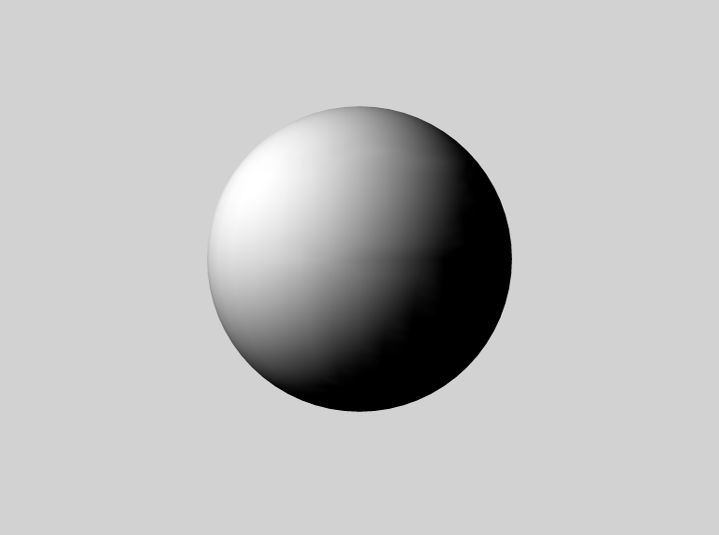
%> input picture synth/sphere1R.png, 719 x 535 px
$ octave test.m   (GNU Octave 9; MATLAB toolbox functions it lacks are replaced by stand-ins)
%> lines starting %> are read from the running program, lines starting %| are printed output that depends on the picture
close all;

% ----------------------
% Weird things to remember to look at later:
%
% You have the loop currently constructing the lookup table from pixels
% close starting at y = 480 down to y = 1
%
% If p, q is 0, should also probably set the z to 0 when we lookup for
% surface normals.
%
% Playing with LUT now very much affects the output.. right now it is
% low. - too many entries could give more accurate but a loss of results!
% Note - 500 Gives representation of the hexagon! (any higher we lose it.)
%
% In display, you've normalized your gradients to have unit length
% (as unit normals)
% ----------------------

ref1 = rgb2gray(im2double(imread('./synth/sphere1R.png')));
%> ref1: size 535x719 double; min 0, max 1, mean 0.745
ref2 = rgb2gray(im2double(imread('./synth/sphere2R.png')));
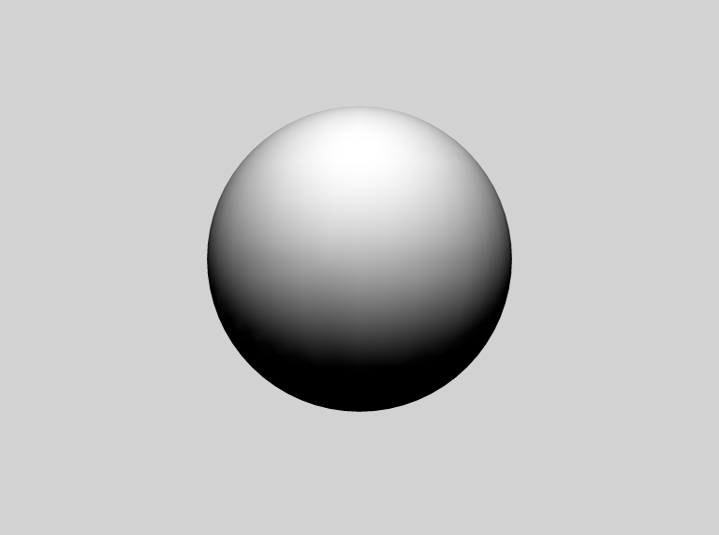
%> input picture synth/sphere2R.png, 719 x 535 px
%> ref2: size 535x719 double; min 0, max 1, mean 0.763
ref3 = rgb2gray(im2double(imread('./synth/sphere3R.png')));
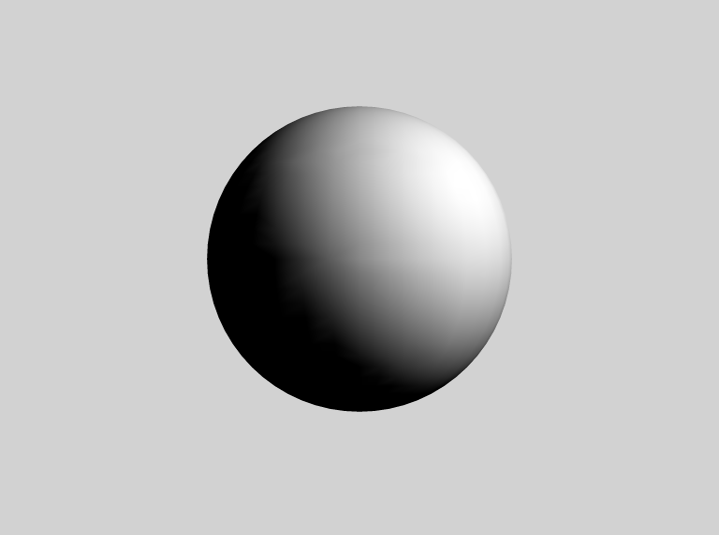
%> input picture synth/sphere3R.png, 719 x 535 px
%> ref3: size 535x719 double; min 0, max 1, mean 0.745; mean of the top-left, top-right, bottom-left and bottom-right quarters 0.714, 0.828, 0.687, 0.751

ref1 = rgb2gray(im2double(imread('./real/sphere-lamp1.tif')));
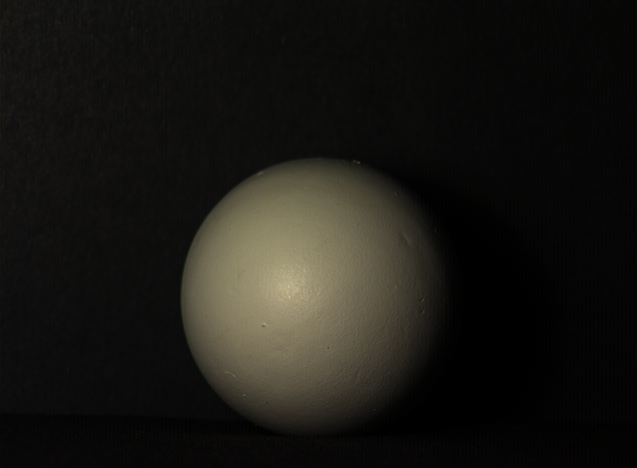
%> input picture real/sphere-lamp1.tif, 637 x 468 px
%> ref1: size 468x637 double; min 0, max 0.746, mean 0.0946
ref2 = rgb2gray(im2double(imread('./real/sphere-lamp3.tif')));
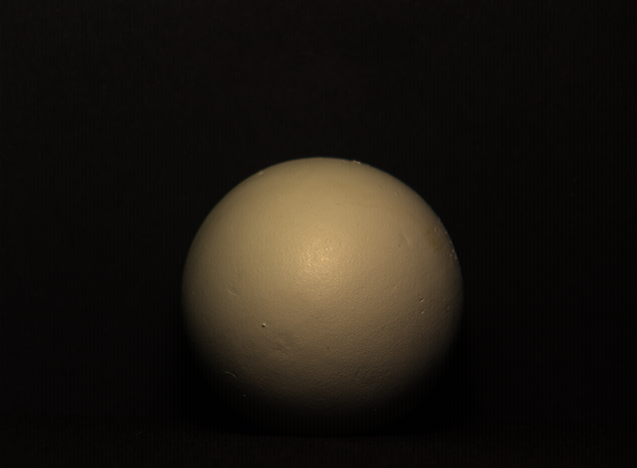
%> input picture real/sphere-lamp3.tif, 637 x 468 px
%> ref2: size 468x637 double; min 0, max 0.758, mean 0.0915
ref3 = rgb2gray(im2double(imread('./real/sphere-lamp2.tif')));
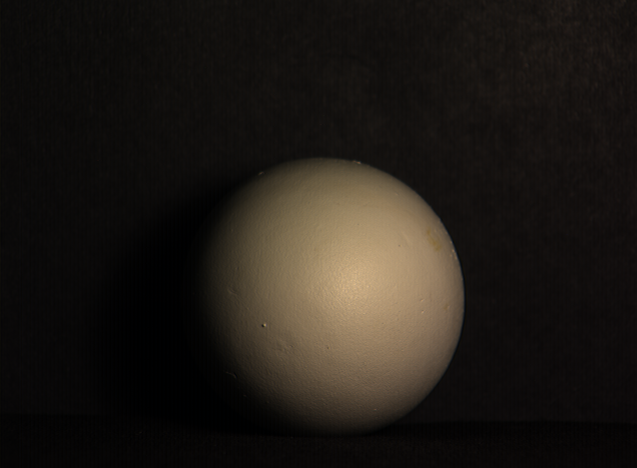
%> input picture real/sphere-lamp2.tif, 637 x 468 px
%> ref3: size 468x637 double; min 0, max 0.746, mean 0.109

% unknown1 = rgb2gray(im2double(imread('./synth/sphere1.tif')));
% unknown2 = rgb2gray(im2double(imread('./synth/sphere2.tif')));
% unknown3 = rgb2gray(im2double(imread('./synth/sphere3.tif')));

unknown1 = rgb2gray(im2double(imread('./real/sphere-lamp1.tif')));
unknown2 = rgb2gray(im2double(imread('./real/sphere-lamp3.tif')));
unknown3 = rgb2gray(im2double(imread('./real/sphere-lamp2.tif')));

% imshow(unknown1);
% imshow(unknown2);
% imshow(unknown3);

[H, W, C] = size(ref1);
%> H = 468; W = 637; C = 1
ref_imgs = {ref1, ref2, ref3};
%> ref_imgs = 3 items

% [7 lines of commented-out code are left out]
centerX = 360;
centerY = 260;
centerZ = 0;
r       = 152;


% ----------------------

s_i = get_s_vectors(centerX, centerY, centerZ, r, ref_imgs);
%> this loop made 3 passes; what is shown inside it comes from the first
%> in get_s_vectors, `M = max(max(img));`: M = 0.746
%> in get_s_vectors, `[row,col] = find( img == M );`: row = 297; col = 290
%> in get_s_vectors, `avg_y = round(sum(row) / size(row,1));`: avg_y = 297
%> in get_s_vectors, `avg_x = round(sum(col) / size(col,1));`: avg_x = 290
%> in get_s_vectors, `z = sqrt( r^2 - (avg_x - centerX)^2 - (avg_y - centerY)^2 );`: z = 129.7
%> in get_s_vectors, `s = [avg_x; avg_y; z] - [centerX; centerY; centerZ];`: s = [-70; 37; 129.7]
%> s_i = [-0.461 0.243 0.854; -0.243 0 0.97; -0.0329 0.164 0.986]


% -----------------------

[unkn_H, unkn_W, unkn_C] = size(unknown1);
%> unkn_H = 468; unkn_W = 637; unkn_C = 1
im = zeros(unkn_H, unkn_W, 3);
for y=1:unkn_H
    for x=1:unkn_W

        % If all pixels are 0, then skip this pixel.
        if (unknown1(y,x) > 0 && unknown2(y,x) > 0 && unknown3(y,x) > 0)
            % Get the intensity ratios then look up the corresponding
            % gradient vector in the LUT.
            r1 = (unknown1(y,x)) / (unknown2(y,x));
            r2 = (unknown2(y,x)) / (unknown3(y,x));

            A = [ s_i(1,1) - r1*s_i(2,1), s_i(1,2) - r1*s_i(2,2);
                  s_i(2,1) - r2*s_i(3,1), s_i(2,2) - r2*s_i(3,2) ];

            b = [ s_i(1,3) - r1*s_i(2,3);
                  s_i(2,3) - r2*s_i(3,3) ];

            GRAD = A\b;
            p = GRAD(1);
            q = GRAD(2);

            % leave the q unflipped to correct for the image being flipped.
            n = [-p, q, 1];
            n = n / norm(n);

            im(y,x,:) = n;
        end
    end
end
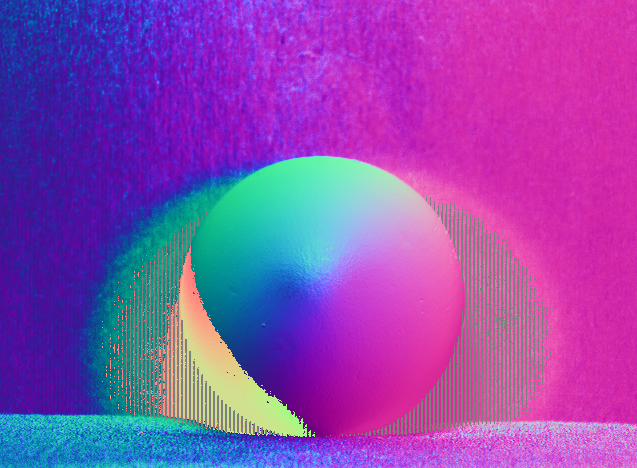
%> im: size 468x637x3 double; mean R, G, B 0.102, -0.422, 0.392; drawn with min black and max white
%> after the loop, A = [-0.315 0.243; -0.219 -0.122]; GRAD = [-1; -0.169]; b = [0.274; 0.24]; n = [0.702 -0.119 0.702]; p = -1; q = -0.169; r1 = 0.598; r2 = 0.741

%im = interpolate_(im);
display_gradient(im, 10);

%im = imresize(im, 0.25);

imshow(im);

im = gradient_to_intensity(im(:,:,1), im(:,:,2));
% [13 lines not run here, left out]
% [18 lines left out: function interpolate_, not called in this run]

% ------------------------------------------------------------------
%
% [53 lines left out: function interpolate_normals, not called in this run]

% ------------------------------------------------------------------
%
function res = display_gradient(grad, sz)
%> called with sz = 10
    grad = flip(grad,1);
    [h, w, c] = size(grad);
%> h = 468; w = 637; c = 3
    avg_horiz = grad((1:sz:h-sz),:,:);
    for i=1:sz-1
        avg_horiz = avg_horiz + grad((1:sz:h-sz)+i,:,:);
    end
    res = avg_horiz(:,(1:sz:w-sz),:);
    for i=1:sz
        res = res + avg_horiz(:,(1:sz:w-sz)+i-1,:);
    end
    res = res ./ sz^2;
    figure
    quiver(res(:,:,1), res(:,:,2));
end

% ------------------------------------------------------------------
% Takes grayscale images, assumes all images in ref_imgs are the
% same size. Returns a 3x3 matrix where each row corresponds to
% s_1, s_2, s_3 resp.
function s_i = get_s_vectors(centerX, centerY, centerZ, r, ref_imgs)

    s_i = zeros(3,3);

    for i=1:3
        img = ref_imgs{i};

        % Find the brightest point on the sphere and average the
        % coordinates.
        M = max(max(img));
        [row,col] = find( img == M );
        avg_y = round(sum(row) / size(row,1));
        avg_x = round(sum(col) / size(col,1));

        imshow(img)
        hold on;
        plot(avg_x,avg_y, '*')
        %imshow(img)
        hold off;

        z = sqrt( r^2 - (avg_x - centerX)^2 - (avg_y - centerY)^2 );


        s = [avg_x; avg_y; z] - [centerX; centerY; centerZ];
        s_i(i,:) = s ./ norm(s);
    end
end

% ------------------------------------------------------------------
% Takes grayscale images, assumes all images in ref_imgs are the
% same size. Returns a 3x3 matrix where each row corresponds to
% s_1, s_2, s_3 resp.
% [20 lines left out: function get_s_vectors2, not called in this run]

% ------------------------------------------------------------------
%
% [27 lines left out: function get_surface_normal, not called in this run]


% ------------------------------------------------------------------
%
function img = gradient_to_intensity(p, q)

    RESIZE_TO_CONVERT = true;
    RS_RATIO = 0.25;

    if RESIZE_TO_CONVERT
        p = imresize(p, RS_RATIO);
        q = imresize(q, RS_RATIO);
    end

    [imh, imw, nb] = size(p);
%> imh = 117; imw = 160; nb = 1
    % Set up the im2var mapping matrix.
    im2var = zeros(imh, imw);
    im2var(1:imh*imw) = 1:imh*imw;
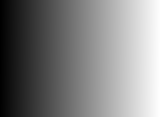
%> im2var: size 117x160 double; min 1, max 18720, mean 9360.5; drawn with min black and max white
%> the run ends on the next line

    % For each pixel we need two equations, and so A should have
    % 2*(#pix(src)) + 1 rows, where the + 1 is for the boundary condition.
    % We need #pix(src) columns since we need to consider every pixel in
    % src.
    A = sparse(4*imw*imh + 1, imw*imh);
    b = zeros(4*imw*imh + 1, 1);

    e = 0;

    for y=1:(imh)
        for x=1:(imw)

            % Objective 1
            if ( x ~= imw )
                e = e + 1;
                % check bounds - at rightmost cases we leave the gradient
                % at zero, and so we can just ignore.
                A(e, im2var(y,x+1)) =  1;
                A(e, im2var(y,x))   = -1;
                b(e)                = p(y,x);
            end

            % Objective 2
            if ( y ~= imh )
                e = e + 1;
                % check bounds - at bottommost cases we leave the gradient
                % at zero, and so we can just ignore.
                A(e, im2var(y+1,x)) =  1;
                A(e, im2var(y,x))   = -1;
                b(e)                = q(y,x);
            end

            if ( x ~= 1 )
                e = e + 1;
                % check bounds - at leftmost cases we leave the gradient
                % at zero, and so we can just ignore.
                A(e, im2var(y,x-1)) =  1;
                A(e, im2var(y,x))   = -1;
                b(e)                = -p(y,x-1);
            end

            if ( y ~= 1 )
                e = e + 1;
                % check bounds - at topmost cases we leave the gradient
                % at zero, and so we can just ignore.
                A(e, im2var(y-1,x)) =  1;
                A(e, im2var(y,x))   = -1;
                b(e)                = -q(y-1,x);
            end
        end
    end

    % Objective 3
    e = e + 1;
    A(e, im2var(1,1)) = 1;
    b(e) = 0;

    % Solve the system.
    v = A\b;

    % Copy the pixels from the solution vector back into the image matrix
    % which will be returned.
    img = zeros(imh, imw);

    ind = 1;
    for x=1:imw
       for y=1:imh
           img(y,x) = v(ind);
           ind = ind + 1;
       end
    end

%     if RESIZE_TO_CONVERT
%         img = imresize(img, 1 / RS_RATIO);
%     end
end
